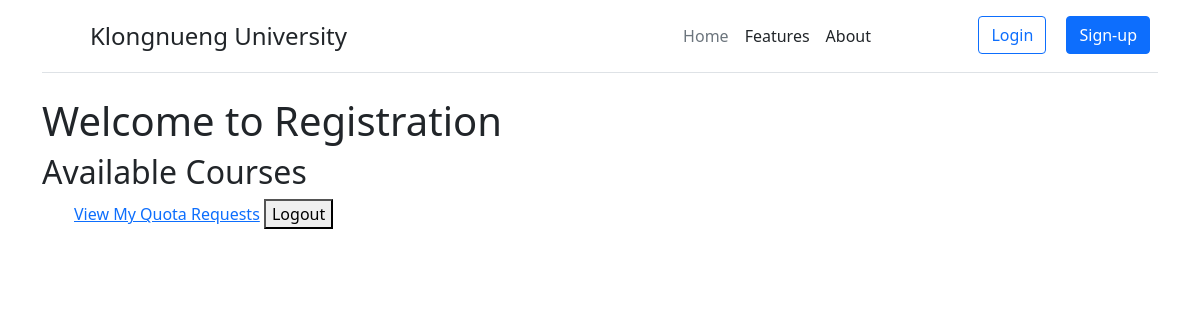
/course/, run on an earlier commit of the app's database.
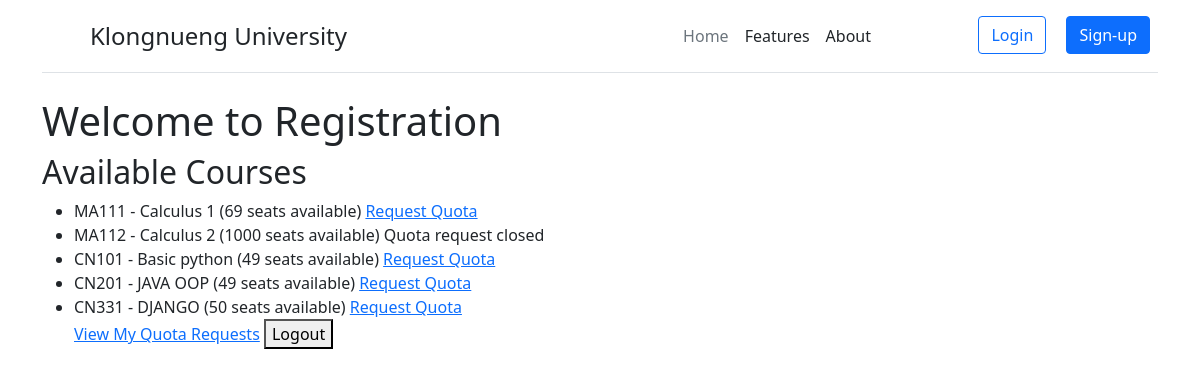
And on a later commit of the database.
### users/models.py (models this page shows, shortened)
class Course(models.Model):
    code = models.CharField(max_length=10)
    name = models.CharField(max_length=100)
    semester = models.CharField(max_length=10)
    academic_year = models.IntegerField()
    seats = models.IntegerField()
    is_quota_open = models.BooleanField(default=True)

### users/views.py (the view)
# urls.py: path('course/', views.course_list, name='course_list'),
def course_list(request):
    courses = Course.objects.all()
    return render(request, 'course_list.html', {'courses': courses})

### templates/course_list.html (shortened to what this page needs)
{% extends "base.html" %}
{% block content %}
<h1>Welcome to Registration</h1>
<h2>Available Courses</h2>
<ul>
    {% for course in courses %}
    <li>{{ course.code }} - {{ course.name }} ({{ course.seats }} seats available)
        {% if course.is_quota_open %}
        <a href="{% url 'request_quota' course.id %}">Request Quota</a>
        {% else %}
        Quota request closed
        {% endif %}
    </li>
    {% endfor %}
    <a href="{% url 'my_quota_requests' %}">View My Quota Requests</a>
    <form action="/" method="post" style="display:inline;">
        <button type="submit">Logout</button>
    </form>
</ul>
{% endblock %}

### templates/base.html (shortened to what this page needs)
<!doctype html>
<html lang="en">
<head>
    <link href="https://cdn.jsdelivr.net/npm/bootstrap@5.0.2/dist/css/bootstrap.min.css" rel="stylesheet"
>
</head>
<body>
    <div class="container">
        <header class="d-flex flex-wrap justify-content-center py-3 mb-4 border-bottom">
            <a href="/" class="d-flex align-items-center mb-3 mb-md-0 me-md-auto text-dark text-decoration-none">
                <svg class="bi me-2" width="40" height="32">
                    <use xlink:href="#bootstrap" />
                </svg>
                <span class="fs-4">Klongnueng University</span>
            </a>
            <ul class="nav col-12 col-md-auto mb-2 justify-content-center mb-md-0">
                <li><a href="#" class="nav-link px-2 link-secondary">Home</a></li>
                <li><a href="#" class="nav-link px-2 link-dark">Features</a></li>
                <li><a href="#" class="nav-link px-2 link-dark">About</a></li>
            </ul>
            <div class="col-md-3 text-end">
                <button type="button" class="btn btn-outline-primary me-2">Login</button>
                <button type="button" class="btn btn-primary mx-2">Sign-up</button>
            </div>
        </header>
    </div>
    <div class="container">
        {% block content %}{% endblock %}
    </div>
</body>
</html>

What changed in the data, as far as the page shows it:
added Course: code "MA111", name "Calculus 1", seats "69", is_quota_open "Request Quota"
added Course: code "MA112", name "Calculus 2", seats "1000", is_quota_open "Quota request closed"
added Course: code "CN101", name "Basic python", seats "49", is_quota_open "Request Quota"
added Course: code "CN201", name "JAVA OOP", seats "49", is_quota_open "Request Quota"
added Course: code "CN331", name "DJANGO", seats "50", is_quota_open "Request Quota"
